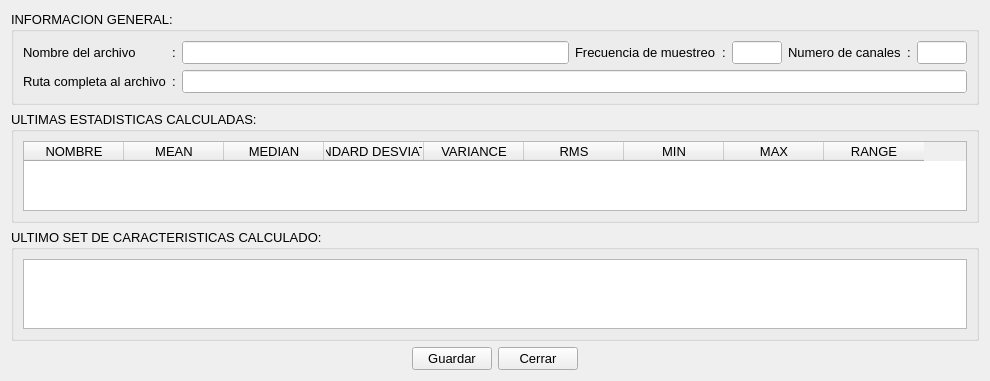
<?xml version="1.0" encoding="UTF-8"?>
<ui version="4.0">
 <class>signalInfo</class>
 <widget class="QWidget" name="signalInfo">
  <property name="geometry">
   <rect>
    <x>0</x>
    <y>0</y>
    <width>990</width>
    <height>370</height>
   </rect>
  </property>
  <property name="maximumSize">
   <size>
    <width>16777215</width>
    <height>370</height>
   </size>
  </property>
  <property name="font">
   <font>
    <pointsize>10</pointsize>
   </font>
  </property>
  <property name="windowTitle">
   <string>Informacion de la señal</string>
  </property>
  <property name="windowIcon">
   <iconset resource="images.qrc">
    <normaloff>:/imagenes/icono.ico</normaloff>:/imagenes/icono.ico</iconset>
  </property>
  <layout class="QGridLayout" name="gridLayout_2">
   <item row="1" column="0">
    <widget class="QGroupBox" name="gB_Estadisticas">
     <property name="title">
      <string>ULTIMAS ESTADISTICAS CALCULADAS:</string>
     </property>
     <layout class="QGridLayout" name="gridLayout_3">
      <item row="0" column="0">
       <widget class="QTableWidget" name="tabla_Estadisticas">
        <column>
         <property name="text">
          <string>NOMBRE</string>
         </property>
        </column>
        <column>
         <property name="text">
          <string>MEAN</string>
         </property>
        </column>
        <column>
         <property name="text">
          <string>MEDIAN</string>
         </property>
        </column>
        <column>
         <property name="text">
          <string>STANDARD DESVIATION</string>
         </property>
        </column>
        <column>
         <property name="text">
          <string>VARIANCE</string>
         </property>
        </column>
        <column>
         <property name="text">
          <string>RMS</string>
         </property>
        </column>
        <column>
         <property name="text">
          <string>MIN</string>
         </property>
        </column>
        <column>
         <property name="text">
          <string>MAX</string>
         </property>
        </column>
        <column>
         <property name="text">
          <string>RANGE</string>
         </property>
        </column>
       </widget>
      </item>
     </layout>
    </widget>
   </item>
   <item row="3" column="0">
    <layout class="QHBoxLayout" name="horizontalLayout_2">
     <item>
      <spacer name="horizontalSpacer_2">
       <property name="orientation">
        <enum>Qt::Horizontal</enum>
       </property>
       <property name="sizeHint" stdset="0">
        <size>
         <width>40</width>
         <height>20</height>
        </size>
       </property>
      </spacer>
     </item>
     <item>
      <layout class="QHBoxLayout" name="horizontalLayout">
       <item>
        <widget class="QPushButton" name="btn_Guardar">
         <property name="text">
          <string>Guardar</string>
         </property>
        </widget>
       </item>
       <item>
        <widget class="QPushButton" name="btn_Salir">
         <property name="text">
          <string>Cerrar</string>
         </property>
        </widget>
       </item>
      </layout>
     </item>
     <item>
      <spacer name="horizontalSpacer">
       <property name="orientation">
        <enum>Qt::Horizontal</enum>
       </property>
       <property name="sizeHint" stdset="0">
        <size>
         <width>40</width>
         <height>20</height>
        </size>
       </property>
      </spacer>
     </item>
    </layout>
   </item>
   <item row="2" column="0">
    <widget class="QGroupBox" name="gB_Caracteristicas">
     <property name="title">
      <string>ULTIMO SET DE CARACTERISTICAS CALCULADO:</string>
     </property>
     <layout class="QGridLayout" name="gridLayout_4">
      <item row="1" column="0">
       <widget class="QTableView" name="tabal_Caracteristicas"/>
      </item>
     </layout>
    </widget>
   </item>
   <item row="0" column="0">
    <widget class="QGroupBox" name="gB_InfoGeneral">
     <property name="title">
      <string>INFORMACION GENERAL:</string>
     </property>
     <layout class="QGridLayout" name="gridLayout">
      <item row="0" column="3" colspan="4">
       <widget class="QLineEdit" name="file_name">
        <property name="sizePolicy">
         <sizepolicy hsizetype="Expanding" vsizetype="Fixed">
          <horstretch>0</horstretch>
          <verstretch>0</verstretch>
         </sizepolicy>
        </property>
        <property name="autoFillBackground">
         <bool>true</bool>
        </property>
        <property name="readOnly">
         <bool>true</bool>
        </property>
       </widget>
      </item>
      <item row="1" column="0">
       <layout class="QHBoxLayout" name="horizontalLayout_4">
        <item>
         <widget class="QLabel" name="label_path">
          <property name="text">
           <string>Ruta completa al archivo</string>
          </property>
         </widget>
        </item>
       </layout>
      </item>
      <item row="0" column="0">
       <layout class="QHBoxLayout" name="horizontalLayout_3">
        <item>
         <widget class="QLabel" name="label_name">
          <property name="text">
           <string>Nombre del archivo</string>
          </property>
         </widget>
        </item>
       </layout>
      </item>
      <item row="0" column="9">
       <widget class="QLineEdit" name="fs">
        <property name="sizePolicy">
         <sizepolicy hsizetype="Fixed" vsizetype="Fixed">
          <horstretch>0</horstretch>
          <verstretch>0</verstretch>
         </sizepolicy>
        </property>
        <property name="maximumSize">
         <size>
          <width>50</width>
          <height>16777215</height>
         </size>
        </property>
        <property name="autoFillBackground">
         <bool>true</bool>
        </property>
        <property name="readOnly">
         <bool>true</bool>
        </property>
       </widget>
      </item>
      <item row="0" column="7">
       <widget class="QLabel" name="label_fs">
        <property name="text">
         <string>Frecuencia de muestreo</string>
        </property>
       </widget>
      </item>
      <item row="0" column="8">
       <widget class="QLabel" name="label_9">
        <property name="sizePolicy">
         <sizepolicy hsizetype="Maximum" vsizetype="Preferred">
          <horstretch>0</horstretch>
          <verstretch>0</verstretch>
         </sizepolicy>
        </property>
        <property name="text">
         <string>:</string>
        </property>
       </widget>
      </item>
      <item row="0" column="1">
       <widget class="QLabel" name="label_5">
        <property name="sizePolicy">
         <sizepolicy hsizetype="Maximum" vsizetype="Preferred">
          <horstretch>0</horstretch>
          <verstretch>0</verstretch>
         </sizepolicy>
        </property>
        <property name="text">
         <string>:</string>
        </property>
       </widget>
      </item>
      <item row="1" column="1">
       <widget class="QLabel" name="label_6">
        <property name="text">
         <string>:</string>
        </property>
       </widget>
      </item>
      <item row="0" column="10">
       <widget class="QLabel" name="label_numc">
        <property name="text">
         <string>Numero de canales</string>
        </property>
       </widget>
      </item>
      <item row="0" column="11">
       <widget class="QLabel" name="label_8">
        <property name="sizePolicy">
         <sizepolicy hsizetype="Maximum" vsizetype="Preferred">
          <horstretch>0</horstretch>
          <verstretch>0</verstretch>
         </sizepolicy>
        </property>
        <property name="text">
         <string>:</string>
        </property>
       </widget>
      </item>
      <item row="0" column="12">
       <widget class="QLineEdit" name="numc">
        <property name="sizePolicy">
         <sizepolicy hsizetype="Maximum" vsizetype="Fixed">
          <horstretch>0</horstretch>
          <verstretch>0</verstretch>
         </sizepolicy>
        </property>
        <property name="maximumSize">
         <size>
          <width>50</width>
          <height>16777215</height>
         </size>
        </property>
        <property name="autoFillBackground">
         <bool>true</bool>
        </property>
        <property name="readOnly">
         <bool>true</bool>
        </property>
       </widget>
      </item>
      <item row="1" column="3" colspan="10">
       <widget class="QLineEdit" name="path">
        <property name="autoFillBackground">
         <bool>true</bool>
        </property>
        <property name="readOnly">
         <bool>true</bool>
        </property>
       </widget>
      </item>
     </layout>
    </widget>
   </item>
  </layout>
 </widget>
 <resources>
  <include location="images.qrc"/>
 </resources>
 <connections>
  <connection>
   <sender>btn_Salir</sender>
   <signal>clicked()</signal>
   <receiver>signalInfo</receiver>
   <slot>close()</slot>
   <hints>
    <hint type="sourcelabel">
     <x>541</x>
     <y>340</y>
    </hint>
    <hint type="destinationlabel">
     <x>646</x>
     <y>355</y>
    </hint>
   </hints>
  </connection>
 </connections>
</ui>
